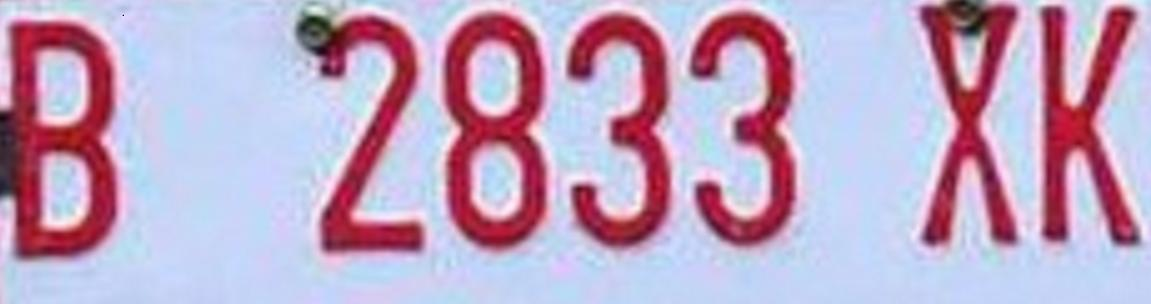
#> input picture dummy/B2833XK_png.rf.31ea229a61bc8ed55b3115a82ae912e7.jpg, 1151 x 304 px, found by its file name
$ jupyter execute MidTerm_Faricha.ipynb
#> lines starting #> are read from the running program, lines starting #| are printed output that depends on the picture
[cell 1]
# import library
import numpy as np
import cv2
import matplotlib.pyplot as plt
from google.colab.patches import cv2_imshow

[cell 2]
# Load the license plate image
image_path = '/content/B2833XK_png.rf.31ea229a61bc8ed55b3115a82ae912e7.jpg'
original_image = cv2.imread(image_path)
#> original_image is the input picture: shape (304, 1151, 3); mean B, G, R 195, 166.8, 190.4

# Convert the image to grayscale (you can choose a different color space if needed)
gray_image = cv2.cvtColor(original_image, cv2.COLOR_BGR2GRAY)
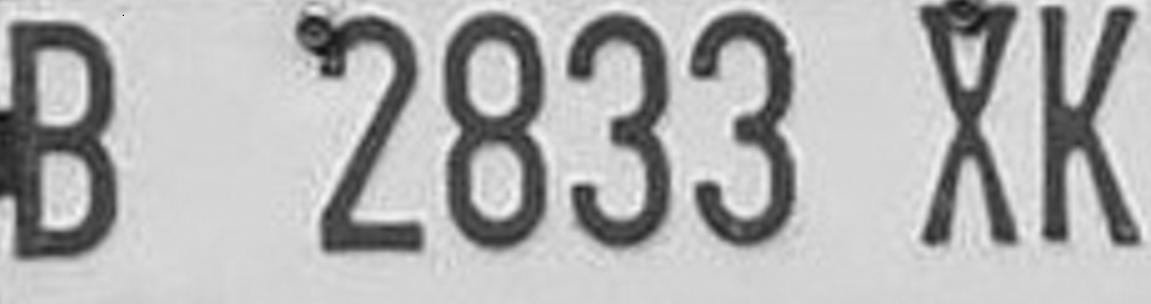
#> gray_image: shape (304, 1151); min 6, max 246, mean 177.1

# Apply K-Means clustering to segment the license plate
# You can adjust the number of clusters (K) based on your specific image
K = 3  # Number of clusters
criteria = (cv2.TERM_CRITERIA_EPS + cv2.TERM_CRITERIA_MAX_ITER, 100, 0.2)
_, labels, centers = cv2.kmeans(gray_image.reshape(-1, 1).astype(np.float32), K, None, criteria, 10, cv2.KMEANS_RANDOM_CENTERS)
#> centers = [71.73, 211, 141.9]
segmented_image = centers[labels.flatten()].reshape(gray_image.shape)
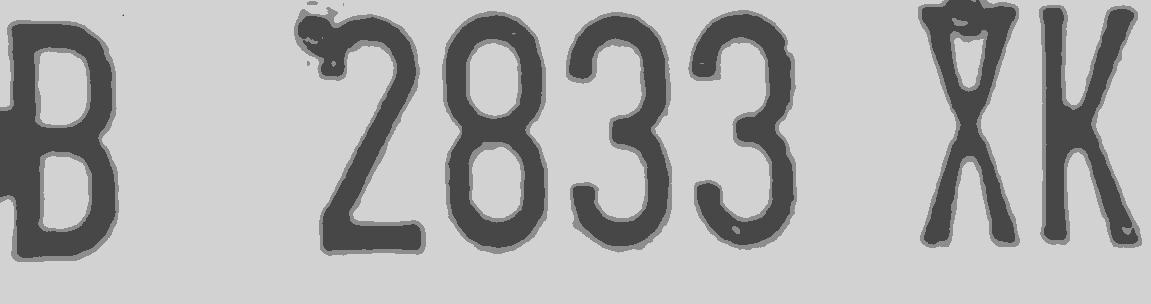
#> segmented_image: shape (304, 1151) float32; min 71.73, max 211, mean 177

# Display the original and segmented images
plt.figure(figsize=(12, 6))
plt.subplot(1, 2, 1)
plt.imshow(cv2.cvtColor(original_image, cv2.COLOR_BGR2RGB))
plt.title("Original Image")
plt.axis('off')

plt.subplot(1, 2, 2)
plt.imshow(segmented_image, cmap='gray')
plt.title("Segmented Image")
plt.axis('off')

plt.show()
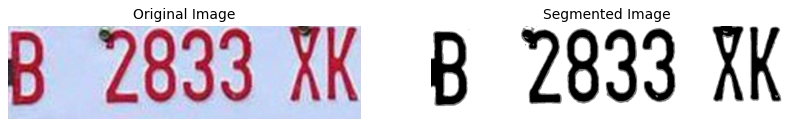
#> figure drawn by matplotlib, 2 panels

[cell 3]
from skimage.metrics import structural_similarity as ssim
from sklearn.metrics import mean_squared_error

# Load the original license plate image (in grayscale)
original_image = cv2.imread(image_path, cv2.IMREAD_GRAYSCALE)
#> original_image: shape (304, 1151); min 6, max 247, mean 177.1

# Convert the segmented image to grayscale
segmented_image_gray = segmented_image.astype(np.uint8)

# Ensure both images have the same dimensions
if original_image.shape != segmented_image_gray.shape:
    segmented_image_gray = cv2.resize(segmented_image_gray, (original_image.shape[1], original_image.shape[0]))

# Calculate SSIM
ssim_score = ssim(original_image, segmented_image_gray)
#> ssim_score = 0.816

# Calculate MSE
mse = mean_squared_error(original_image, segmented_image_gray)
#> mse = 118

print(f"SSIM: {ssim_score:.2f}")
#| SSIM: 0.82
print(f"MSE: {mse:.2f}")
#| MSE: 117.98

[cell 4]
import numpy as np
import matplotlib.pyplot as plt
import cv2

# Define a list of image file paths
image_paths = [
    '/content/BA5758Y_png.rf.d598c9b574971572f931ae8eb75564ed.jpg',
    '/content/BA5751Y_png.rf.f8c4c1738e1d2b5ed1c63f713adebedd.jpg',
    '/content/BA5752Y_png.rf.dfa11688aa62c71d3d1fd87c3b5eae1e.jpg',
    '/content/BA5756Y_png.rf.1a29f4624b29315d05239c45069a68d6.jpg',
    '/content/BA5757Y_png.rf.e4e7557f9e1bff8c2d6d1b986714f6ea.jpg'
]

# Define the number of clusters (K)
K = 3  # Number of clusters

for image_path in image_paths:
    # Load the license plate image
    original_image = cv2.imread(image_path)
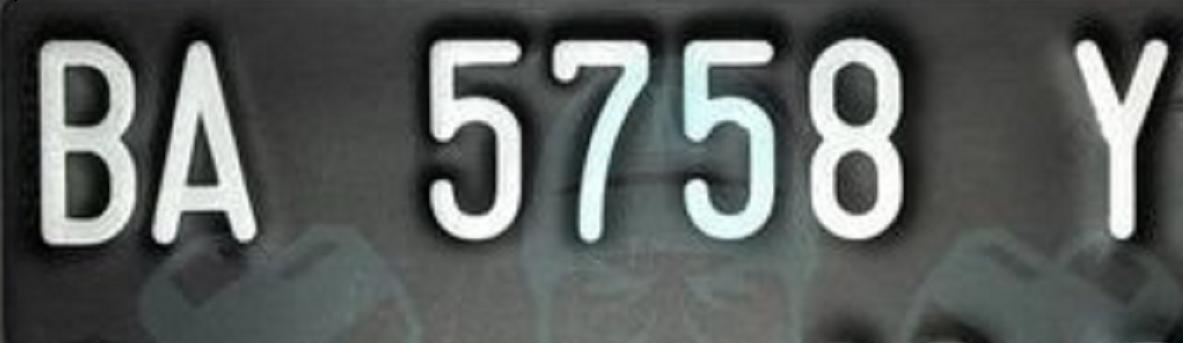
#> input picture dummy/BA5758Y_png.rf.d598c9b574971572f931ae8eb75564ed.jpg, 1183 x 343 px, found by its file name
#> original_image is the input picture: shape (343, 1183, 3); mean B, G, R 93.2, 95, 91

    # Convert the image to grayscale
    gray_image = cv2.cvtColor(original_image, cv2.COLOR_BGR2GRAY)
#> gray_image: shape (343, 1183)

    # Apply K-Means clustering to segment the license plate
    criteria = (cv2.TERM_CRITERIA_EPS + cv2.TERM_CRITERIA_MAX_ITER, 100, 0.2)
    _, labels, centers = cv2.kmeans(gray_image.reshape(-1, 1).astype(np.float32), K, None, criteria, 10, cv2.KMEANS_RANDOM_CENTERS)
#> centers = [42.48, 89.09, 227.9]
    segmented_image = centers[labels.flatten()].reshape(gray_image.shape)
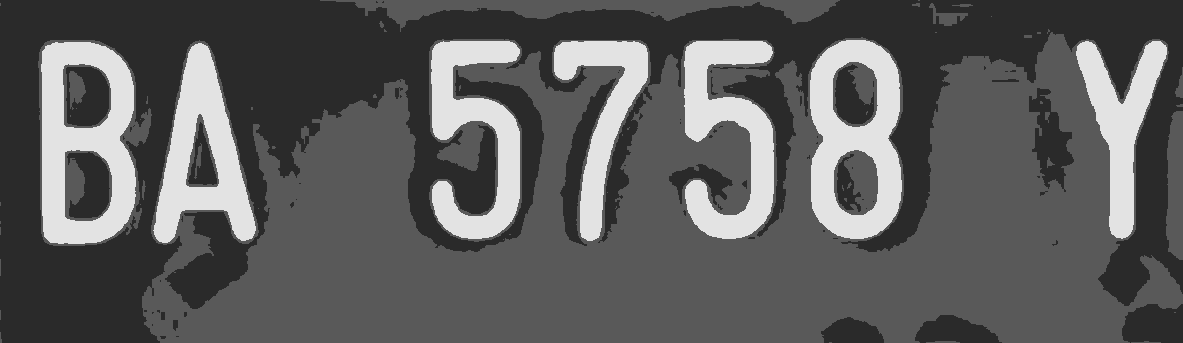
#> segmented_image: shape (343, 1183) float32; min 42.48, max 227.9, mean 93.6

    # Display the original and segmented images
    plt.figure(figsize=(12, 6))
    plt.subplot(1, 2, 1)
    plt.imshow(cv2.cvtColor(original_image, cv2.COLOR_BGR2RGB))
    plt.title("Original Image")
    plt.axis('off')

    plt.subplot(1, 2, 2)
    plt.imshow(segmented_image, cmap='gray')
    plt.title("Segmented Image")
    plt.axis('off')

    plt.show()
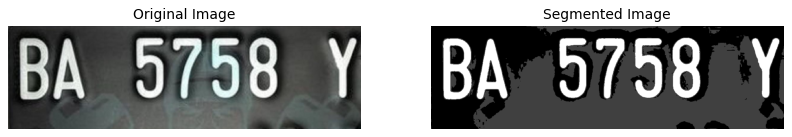
#> figure drawn by matplotlib, 2 panels
#> pass 2 of the loop `for image_path in image_paths:`:
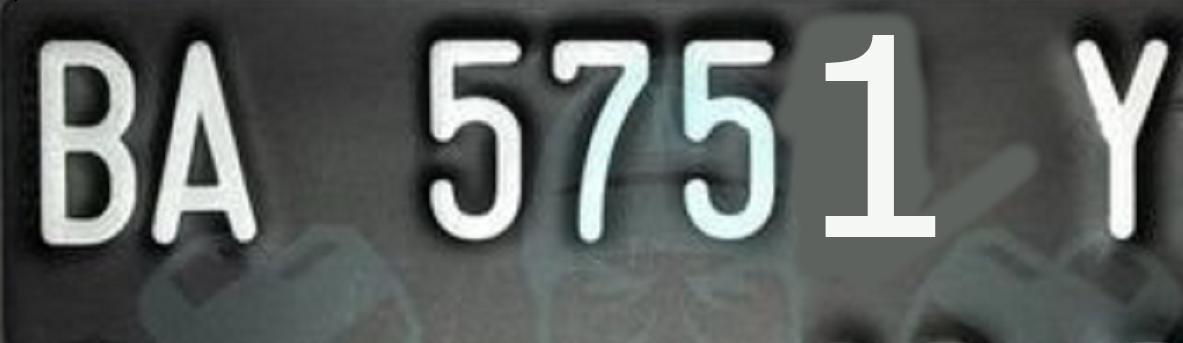
#> input picture dummy/BA5751Y_png.rf.f8c4c1738e1d2b5ed1c63f713adebedd.jpg, 1183 x 343 px, found by its file name
#> original_image is the input picture: shape (343, 1183, 3); mean B, G, R 94.5, 96.4, 92.1
#> `_, labels, centers = cv2.kmeans(gray_image.reshape(-1, 1).astype(np.fl..`: centers = [229.3, 91.81, 45.06]
#> `segmented_image = centers[labels.flatten()].reshape(gray_image.shape)`:
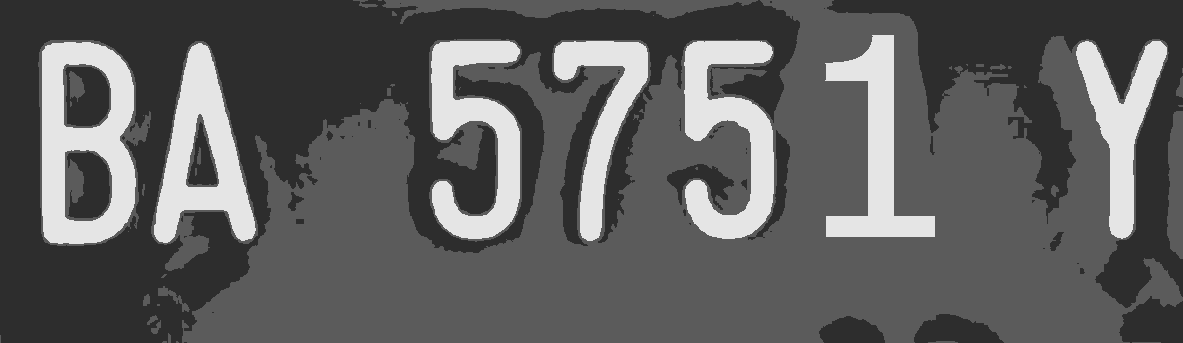
#> segmented_image: shape (343, 1183) float32; min 45.06, max 229.3, mean 94.9
#> `plt.show()`:
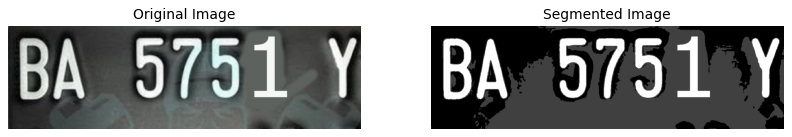
#> figure drawn by matplotlib, 2 panels
#> pass 3 of the loop `for image_path in image_paths:`:
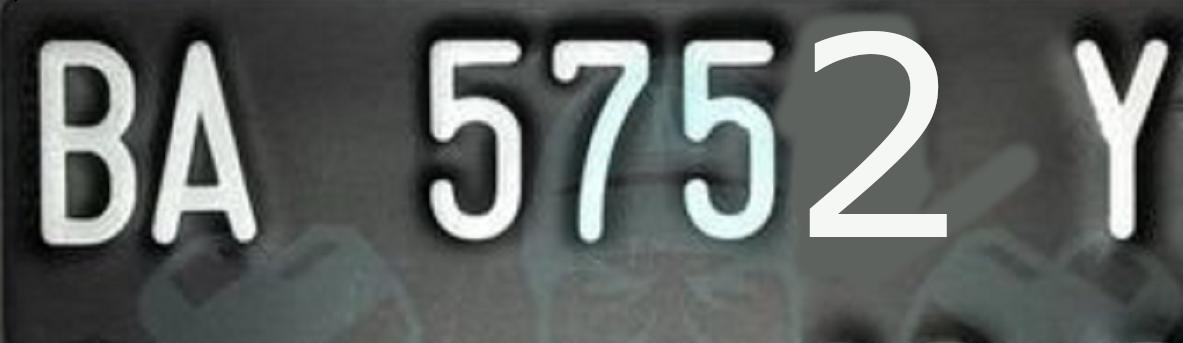
#> input picture dummy/BA5752Y_png.rf.dfa11688aa62c71d3d1fd87c3b5eae1e.jpg, 1183 x 343 px, found by its file name
#> original_image is the input picture: shape (343, 1183, 3); mean B, G, R 95.6, 97.5, 93.3
#> `_, labels, centers = cv2.kmeans(gray_image.reshape(-1, 1).astype(np.fl..`: centers = [44.98, 91.81, 229.8]
#> `segmented_image = centers[labels.flatten()].reshape(gray_image.shape)`:
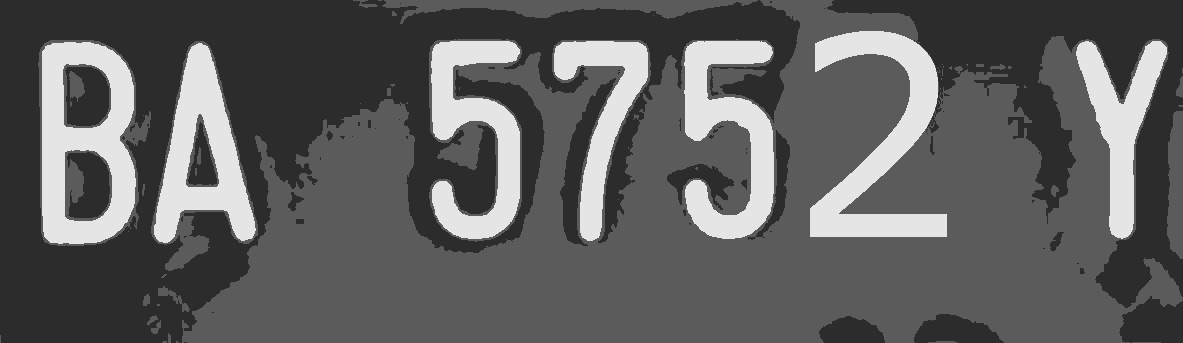
#> segmented_image: shape (343, 1183) float32; min 44.98, max 229.8, mean 96
#> `plt.show()`:
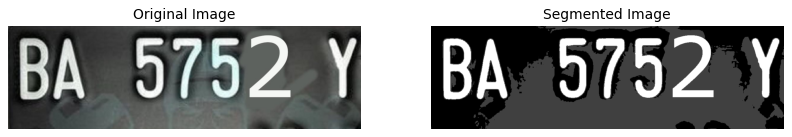
#> figure drawn by matplotlib, 2 panels
#> the loop made 5 passes; the first 3 are shown
